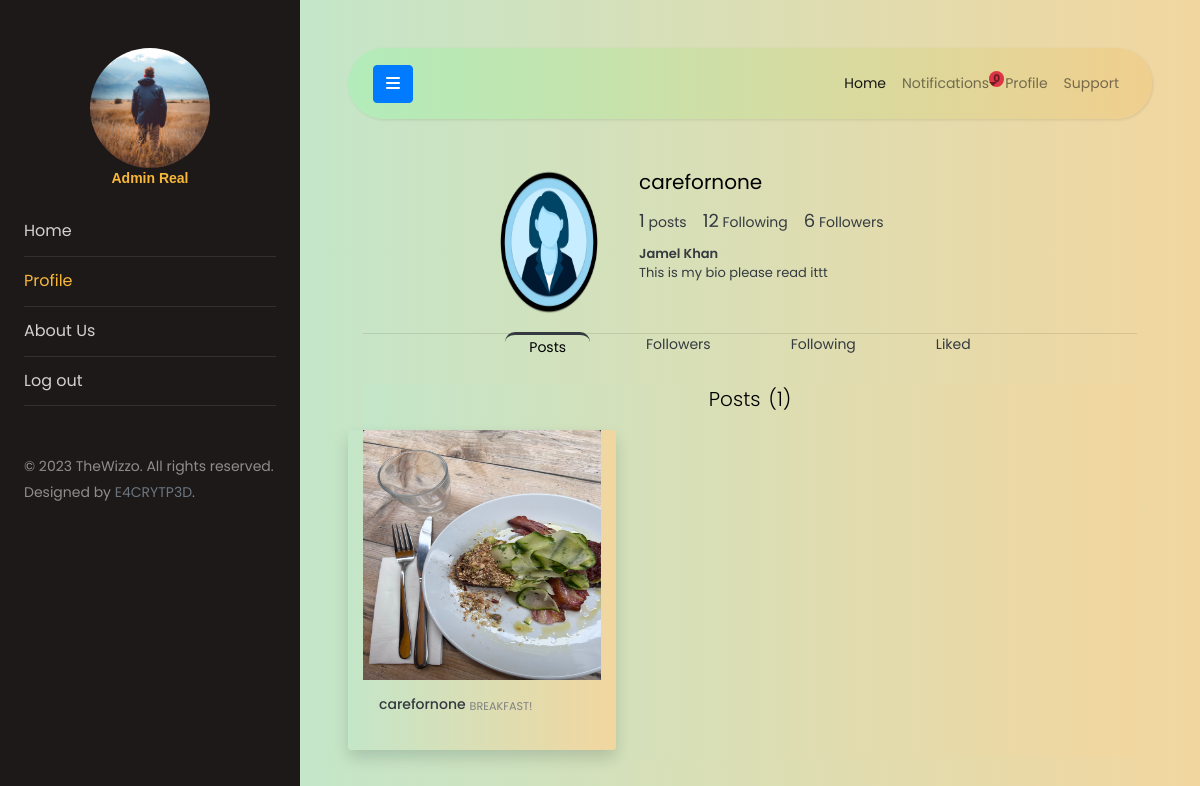
Screenshot of /user/carefornone/profile (signed in) with the database file from the repository.
### users/models.py (models this page shows, shortened)
class User(AbstractUser):
    genders = [
        ('Male', 'Male'),
        ('Female', 'Female'),
        ('Custom', 'Custom'),
        ('Prefer not to say', 'Prefer not to say')
    ]
    date_of_birth = models.DateField(blank=True, null=True)
    gender = models.CharField(
        choices=genders, max_length=20, default="Unknown")

class Profile(models.Model):
    user = models.OneToOneField(
        'User', related_name='profile', on_delete=models.CASCADE)
    bio = models.CharField(default="", blank=True, null=True, max_length=75)
    follows = models.ManyToManyField(
        User, related_name='follows', blank=True, symmetrical=False)
    updated = models.DateTimeField(auto_now=True)
    created = models.DateTimeField(auto_now_add=True)
    profile_pic = models.ImageField(
        upload_to='profile_pics', blank=True, null=True)

### usertimeline/models.py (models this page shows)
class Post(models.Model):
    image = models.ImageField(upload_to='posts', blank=True)
    caption = models.TextField(max_length=150)
    likes = models.ManyToManyField(User, related_name='postlikes', blank=True)
    post_created = models.DateTimeField(auto_now_add=True)
    post_updated = models.DateTimeField(auto_now=True)
    user = models.ForeignKey(
        User, related_name='post', on_delete=models.CASCADE)
    class Meta:
        ordering = ['-post_created']
    def __str__(self) -> str:
        return f"{self.user}'s post"
    def get_likes(self):
        return self.likes.all().count()

### users/views.py (the view)
# urls.py: path('<str:user>/profile', views.user_profile, name='userprofile'),
@login_required
def user_profile(request, user):
    try:
        user = User.objects.select_related('profile').get(username=user)
    except Exception:
        return HttpResponse('<div class="text-danger">Error occured</div>')
    return render(request, 'users/userprofile.html', {'puser': user})

### usertimeline/models.py (called while the page is built)
    def all(self):
        return super().filter(is_seen=False)

### templates/users/userprofile.html (shortened to what this page needs)
{% extends 'base.html' %}
{% block profile %}
active
{% endblock profile %}
{% block content %}
<div class="container">
    <header class="row">
        <div class="col-sm-2 col-auto offset-2 mt-2">
            <div class="position-relative profile-picture">
                <div>
                    <img class="rounded-circle w-100" src="{{puser.profile.profile_pic.url}}" alt="profile pic"
                        height="150px">
                </div>
            </div>
        </div>
        <div class="col-8 text-dark mt-2">
            <div class="d-flex flex-row">
                <h5 class="mx-2">{{puser.username}}</h5>
            </div>
            <div class="d-flex flex-row">
                <div class="mx-md-2 mx-1">
                    <span class="font-count">{{puser.post.all.count}}</span> posts
                </div>
                <div class="mx-md-2 mx-1">
                    <span class="font-count">{{puser.profile.follows.count}}</span> Following
                </div>
                <div class="mx-md-2 mx-1">
                    <span class="font-count">{{puser.follows.count}}</span> Followers
                </div>
            </div>
            <div class="d-flex flex-column">
                <h6 class="profile-full-name mx-2 mt-2 mb-0"><span>{{puser.first_name}}</span>
                    <span>{{puser.last_name}}</span>
                </h6>
                <p class="mx-2 mt-0" style="font-size: small;">{{puser.profile.bio}}</p>
            </div>
        </div>
    </header>
    <hr class="mb-0 pb-0">
    <div class="d-flex flex-row justify-content-center mt-0">
        <div class="mx-md-3 border-dark px-md-4 px-2 profile-link pl-active" hx-get="{%url 'posts' puser %}"
            hx-target="#user-content" id="posts"><a onclick="activeTab('posts')" class="text-decoration-none"
                href="#posts">Posts</a> </div>
        <div class="mx-md-3 border-dark px-2 px-md-4 profile-link" hx-get="{%url 'followers' puser.username %}"
            hx-target="#user-content" id="followers"><a onclick="activeTab('followers')" href="#followers">Followers</a>
        </div>
        <div class="mx-md-3 border-dark px-2 px-md-4 profile-link" hx-get="{%url 'following' puser.username %}"
            hx-target="#user-content" id="following"><a onclick="activeTab('following')" href="#following">Following</a>
        </div>
        <div class="mx-md-3 border-dark px-2 px-md-4 profile-link" hx-get="{% url 'likedpost' puser %}"
            hx-target="#user-content" id="likedposts"><a onclick="activeTab('likedposts')" href="#likedposts">Liked</a>
        </div>
    </div>
    <div class="container-sm">
        <div id="user-content" class="bg-gradient">
            {% include 'users/partials/posts.html' %}
        </div>
    </div>
</div>
{% endblock content %}

### templates/base.html (shortened to what this page needs)
<!doctype html>
<html lang="en">
{% load static %}
<head>
	<link rel="stylesheet" href="https://cdnjs.cloudflare.com/ajax/libs/font-awesome/6.2.1/css/all.min.css"
 />
	<link rel="stylesheet" href="{% static 'css/style.css' %}">
</head>
<body>
	<div class="wrapper d-flex align-items-stretch">
		<nav id="sidebar">
			<div class="p-4 pt-5">
				<a href="#" class="img logo rounded-circle mb-5"
					style="background-image: url({{user.profile.profile_pic.url}});"></a>
				<p class="text-center -mt-50 profile-name">{{user.first_name}} {{user.last_name}}</p>
				<ul class="list-unstyled components mb-5">
					<li class="{% block home %}{% endblock home %}">
						<a href="{% url 'wizzo-home' %}">Home</a>
					</li>
					<li class="{% block profile %}{% endblock profile %}">
						<a href="{% url 'userprofile' user.username %}">Profile</a>
					</li>
					<li class="nav-item">
						<a class="nav-link" href="#">About Us</a>
					</li>
					<li>
						<a href="{% url 'userlogout' %}">Log out</a>
					</li>
				</ul>
				<div class="footer">
					<p>
						© 2023 TheWizzo. All rights reserved. Designed by <a href="https://github.com/e4crypt3d"
							target="_blank" class="text-decoration-none text-secondary">E4CRYTP3D</a>.
					</p>
				</div>
			</div>
		</nav>
		<div id="content" class="p-4 p-md-5 bg-gradient">
			<nav class="navbar navbar-expand-lg navbar-light navbar-gradient rounded-pill">
				<div class="container-fluid">
					<button type="button" id="sidebarCollapse" class="btn btn-primary">
						<i class="fa fa-bars"></i>
					</button>
					<div class="collapse navbar-collapse" id="topnavbar">
						<ul class="nav navbar-nav ml-auto">
							<li class="nav-item active">
								<a class="nav-link" href="{% url 'wizzo-home' %}">Home</a>
							</li>
							<li class="nav-item position-relative" id="notifications">
								{% include 'usertimeline/partials/notifications.html' %}
							</li>
							<li class="nav-item">
								<a class="nav-link" href="{% url 'userprofile' user.username %}">Profile</a>
							</li>
							<li class="nav-item">
								<a class="nav-link" href="#">Support</a>
							</li>
						</ul>
					</div>
				</div>
			</nav>
			{% block content %}
			{% endblock content %}
		</div>
	</div>
</body>
</html>

### templates/usertimeline/partials/notifications.html (shortened to what this page needs)
<a class="nav-link position-relative dropdown-toggle" href="#" type="button" data-bs-toggle="dropdown"
    data-bs-target="#notificationDropdown" aria-expanded="false">
    Notifications
    <span class="position-absolute top-0 start-100 translate-middle badge rounded-pill bg-danger">
        {{user.receiver.all.count}}
    </span>
</a>

### templates/users/partials/posts.html (shortened to what this page needs)
<h3 class="text-center mb-2 mt-4 lead">Posts<span class="ml-2">({{puser.post.all.count}})</span></h3>
<div class="row">
    {% for post in puser.post.all %}
    <div class="col my-2 card-hover shadow bg-gradient col-md-4 rounded rounded-5"
        style="min-height: 320px;height: auto;">
        <div class="position-relative bg-dark">
            <img src="{{post.image.url}}" class="card-img-top card-image" alt="{{post}}"
                style="min-height: 250px; height: 240px;">
        </div>
        <div class="card-body p-3">
            <div class="d-flex flex-row">
                <h6 class="text-dark mr-1" style="font-size: 14px;">
                    <a href="{% url 'userprofile' post.user %}" class="text-dark">
                        {{post.user}}
                    </a>
                </h6>
                <p class="card-text small">{{post.caption}}</p>
            </div>
        </div>
    </div>
    {% endfor %}
</div>

### rows the page displays
User: profile.profile_pic (picture), first_name "Admin", last_name "Real", receiver.all.count "0"
User: profile.profile_pic (placeholder picture), username "carefornone", post.all.count "1", profile.follows.count "12", follows.count "6", first_name "Jamel", last_name "Khan", profile.bio "This is my bio please read ittt"
Post: image (picture), user "carefornone", caption "BREAKFAST!"
